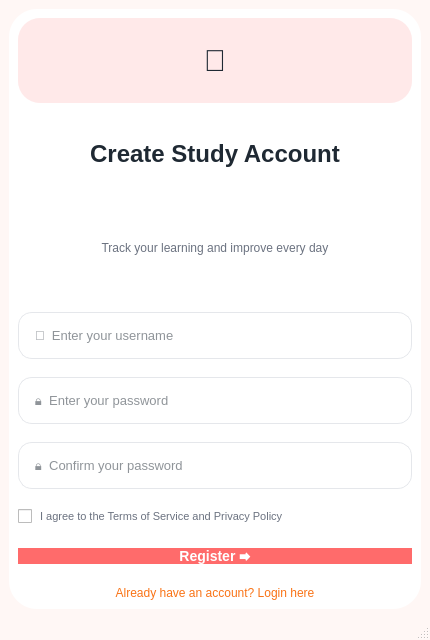
<?xml version="1.0" encoding="UTF-8"?>
<ui version="4.0">
 <class>RegisterWindow</class>
 <widget class="QMainWindow" name="RegisterWindow">
  <property name="geometry">
   <rect>
    <x>0</x>
    <y>0</y>
    <width>430</width>
    <height>640</height>
   </rect>
  </property>
  <property name="windowTitle">
   <string>Register</string>
  </property>
  <property name="styleSheet">
   <string>
    QMainWindow {
      background-color: #FFF7F5;
      color: #1F2933;
    }
    QLabel {
      color: #1F2933;
    }
    QLineEdit {
      background-color: #FFFFFF;
      border: 1px solid #E5E7EB;
      border-radius: 14px;
      padding: 14px;
      color: #1F2933;
      font-size: 13px;
    }
    QLineEdit:focus {
      border: 2px solid #FF6B6B;
    }
    QPushButton {
      background-color: #FFFFFF;
      border-radius: 14px;
      color: #1F2933;
      font-size: 13px;
    }
    QPushButton:hover {
      background-color: #FFF1F1;
    }
    QCheckBox {
      color: #6B7280;
      font-size: 11px;
    }
   </string>
  </property>
  <widget class="QWidget" name="centralwidget">
   <layout class="QVBoxLayout" name="RootLayout">
    <item>
     <widget class="QFrame" name="Card">
      <property name="styleSheet">
       <string>
        QFrame {
         background: #FFFFFF;
         border-radius: 28px;
        }
       </string>
      </property>
      <layout class="QVBoxLayout" name="MainLayout">
       <property name="spacing">
        <number>22</number>
       </property>
       <item>
        <layout class="QVBoxLayout">
         <property name="spacing">
          <number>8</number>
         </property>
         <item>
          <widget class="QLabel" name="IconUser">
           <property name="minimumSize">
            <size>
             <width>72</width>
             <height>72</height>
            </size>
           </property>
           <property name="styleSheet">
            <string>
             QLabel {
              background-color: rgba(255,107,107,0.15);
              border-radius: 22px;
              font-size: 30px;
             }
            </string>
           </property>
           <property name="text">
            <string>👤</string>
           </property>
           <property name="alignment">
            <set>Qt::AlignCenter</set>
           </property>
          </widget>
         </item>
         <item>
          <widget class="QLabel" name="Title">
           <property name="styleSheet">
            <string>font-size: 24px; font-weight: 700;</string>
           </property>
           <property name="text">
            <string>Create Study Account</string>
           </property>
           <property name="alignment">
            <set>Qt::AlignCenter</set>
           </property>
          </widget>
         </item>
         <item>
          <widget class="QLabel" name="SubTitle">
           <property name="styleSheet">
            <string>color:#6B7280; font-size:12px;</string>
           </property>
           <property name="text">
            <string>Track your learning and improve every day</string>
           </property>
           <property name="alignment">
            <set>Qt::AlignCenter</set>
           </property>
           <property name="wordWrap">
            <bool>true</bool>
           </property>
          </widget>
         </item>
        </layout>
       </item>
       <item>
        <layout class="QVBoxLayout">
         <property name="spacing">
          <number>18</number>
         </property>
         <item>
          <widget class="QLineEdit" name="InputUsername">
           <property name="placeholderText">
            <string>👤  Enter your username</string>
           </property>
          </widget>
         </item>
         <item>
          <widget class="QLineEdit" name="InputPassword">
           <property name="echoMode">
            <enum>QLineEdit::Password</enum>
           </property>
           <property name="placeholderText">
            <string>🔒  Enter your password</string>
           </property>
          </widget>
         </item>
         <item>
          <widget class="QLineEdit" name="InputConfirmPassword">
           <property name="echoMode">
            <enum>QLineEdit::Password</enum>
           </property>
           <property name="placeholderText">
            <string>🔒  Confirm your password</string>
           </property>
          </widget>
         </item>
         <item>
          <widget class="QCheckBox" name="AgreeCheck">
           <property name="text">
            <string> I agree to the Terms of Service and Privacy Policy</string>
           </property>
          </widget>
         </item>
        </layout>
       </item>
       <item>
        <widget class="QPushButton" name="registerBtn">
         <property name="minimumHeight">
          <number>48</number>
         </property>
         <property name="styleSheet">
          <string>
           QPushButton {
            background-color: #FF6B6B;
            font-weight: 700;
            font-size: 14px;
            color: #FFFFFF;
           }
           QPushButton:hover {
            background-color: #E85A5A;
           }
           QPushButton:pressed {
            background-color: #C94A4A;
           }
          </string>
         </property>
         <property name="text">
          <string>Register ⮕</string>
         </property>
        </widget>
       </item>
       <item>
        <widget class="QPushButton" name="gologinBtn">
         <property name="styleSheet">
          <string>
           QPushButton {
            background: transparent;
            color: #F97316;
            font-size: 12px;
           }

           QPushButton:hover {
            color: #EA580C;
            text-decoration: underline;
           }

           QPushButton:pressed {
            color: #C2410C;
            padding-top: 1px;
           }
          </string>
         </property>
         <property name="text">
          <string>Already have an account? Login here</string>
         </property>
        </widget>
       </item>
      </layout>
     </widget>
    </item>
   </layout>
  </widget>
  <widget class="QStatusBar" name="statusbar"/>
 </widget>
 <resources/>
 <connections/>
</ui>
